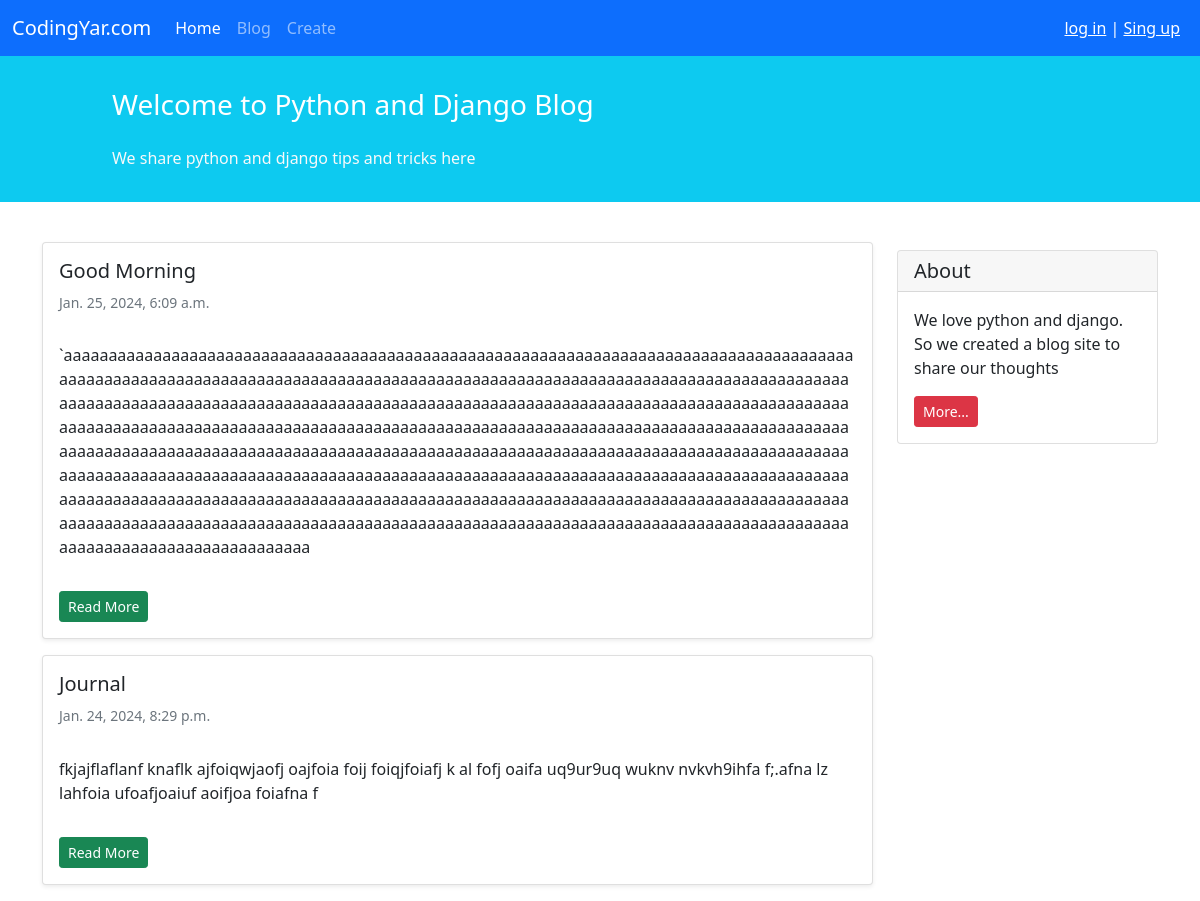
The page /blog/postList/ on the database its author committed.
### weblog/models.py (models this page shows, shortened)
class Blog(models.Model):
    STATUS_CHOICES = (
        ('pub', "published"),
        ('drf', "Draft"),
    )
    title = models.CharField(max_length=30)
    text = models.TextField()
    create_datetime = models.DateTimeField(auto_now_add=True)
    modified_datetime = models.DateTimeField(auto_now=True)
    author = models.ForeignKey("auth.User", on_delete=models.CASCADE)
    status = models.CharField(choices=STATUS_CHOICES, max_length=3)

### weblog/views.py (the view)
# urls.py: path("postList/", views.PostListView.as_view(), name="post_list"),
class PostListView(generic.ListView):
    template_name = "weblog/post_list.html"
    context_object_name = "post_pub"
    def get_queryset(self):
        return Blog.objects.filter(status="pub").order_by("-modified_datetime")

### weblog/templates/weblog/post_list.html (shortened to what this page needs)
{% extends '_base.html' %}
{% block content %}
    <div class="row">
        <div class="col-9">
            {% for post in post_pub %}
                <div class="card shadow-sm my-3">
                    <div class="card-body">
                        <h5 class="card-title">{{ post.title }}</h5>
                        <h6 class="card-subtitle mb-2 text-muted small py-2">{{ post.create_datetime }}</h6>
                        <p class="card-text py-3">
                            {{ post.text }}
                        </p>
                        <a href="{% url 'post_detail' post.id %}" class="btn btn-sm btn-success">Read More</a>
                    </div>
                </div>
            {% endfor %}
        </div>
        <div class="col-3">
            <div class="card my-4">
                <h5 class="card-header">About</h5>
                <div class="card-body">
                    <p class="card-text">We love python and django. So we created a blog site to share our
                        thoughts</p>
                    <a href="#"
                       class="btn btn-sm btn-danger">
                        More...
                    </a>
                </div>
            </div>
        </div>
    </div>
{% endblock content %}

### templates/_base.html (shortened to what this page needs)
<!doctype html>
<html lang="en">
<head>
    <link href="https://cdn.jsdelivr.net/npm/bootstrap@5.1.3/dist/css/bootstrap.min.css" rel="stylesheet"
>
</head>
<body>
<nav class="navbar navbar-expand-lg navbar-dark bg-primary">
    <div class="container-fluid">
        <a class="navbar-brand" href="#">CodingYar.com</a>
        <div class="collapse navbar-collapse" id="navbarNavAltMarkup">
            <div class="navbar-nav">
                <a class="nav-link active" aria-current="page" href="#">Home</a>
                <a class="nav-link" href="{% url 'post_list' %}">Blog</a>
                <a class="nav-link" href="{% url 'post_create' %}">Create</a>
            </div>
        </div>
        <div class="mx-2 text-white">
            {% if user.is_authenticated %}
                welcome {{ user.username }} |
                <form action="{% url "logout" %}" method="post">
                    {% csrf_token %}
                    <input type="submit" value="logout">
                </form>
            {% else %}
                <a href="{% url 'login' %}" class="text-white">log in</a> |  <a href="{% url 'sing up' %}" class="text-white">Sing up</a>
            {% endif %}
        </div>
    </div>
</nav>
<div class="container-fluid bg-info">
    <div class="row py-3">
        <div class="col-md-8 col-md-10 mx-auto">
            <h3 class="my-4 mt-3 text-white">Welcome to Python and Django Blog</h3>
            <p class="text-light">We share python and django tips and tricks here</p>
        </div>
    </div>
</div>
<div class="container mt-4">
    {% block content %}
    {% endblock content %}
</div>
</body>
</html>

### rows shown on the page
Blog: title "Good Morning", create_datetime "Jan. 25, 2024, 6:09 a.m.", text "`aaaaaaaaaaaaaaaaaaaaaaaaaaaaaaaaaaaaaaaaaaaaaaaaaaaaaaaaaaaaaaaaaaaaaaaaaaaaaaaaaaaaaaaaaaaaaaaaaaaaaaaaaaaaaaaaaaaaaaaaaaaaaaaaaaaaaaaaaaaaaaaaaaaaaaaaaaaaaaaaaaaaaaaaaaaaaaaaaaaaaaaaaaaaaaaaaaaaaaaaaaaaaaaaaaaaaaaaaaaaaaaaaaaaaaaaaaaaaaaaaaaaaaaaaaaaaaaaaaaaaaaaaaaaaaaaaaaaaaaaaaaaaaaaaaaaaaaaaaaaaaaaaaaaaaaaaaaaaaaaaaaaaaaaaaaaaaaaaaaaaaaaaaaaaaaaaaaaaaaaaaaaaaaaaaaaaaaaaaaaaaaaaaaaaaaaaaaaaaaaaaaaaaaaaaaaaaaaaaaaaaaaaaaaaaaaaaaaaaaaaaaaaaaaaaaaaaaaaaaaaaaaaaaaaaaaaaaaaaaaaaaaaaaaaaaaaaaaaaaaaaaaaaaaaaaaaaaaaaaaaaaaaaaaaaaaaaaaaaaaaaaaaaaaaaaaaaaaaaaaaaaaaaaaaaaaaaaaaaaaaaaaaaaaaaaaaaaaaaaaaaaaaaaaaaaaaaaaaaaaaaaaaaaaaaaaaaaaaaaaaaaaaaaaaaaaaaaaaaaaaaaaaaaaaaaaaaaaaaaaaaaaaaaaaaaaaaaaaaa…"
Blog: title "Journal", create_datetime "Jan. 24, 2024, 8:29 p.m.", text "fkjajflaflanf knaflk ajfoiqwjaofj oajfoia foij foiqjfoiafj k al fofj oaifa uq9ur9uq wuknv nvkvh9ihfa f;.afna lz lahfoia ufoafjoaiuf aoifjoa foiafna f"
